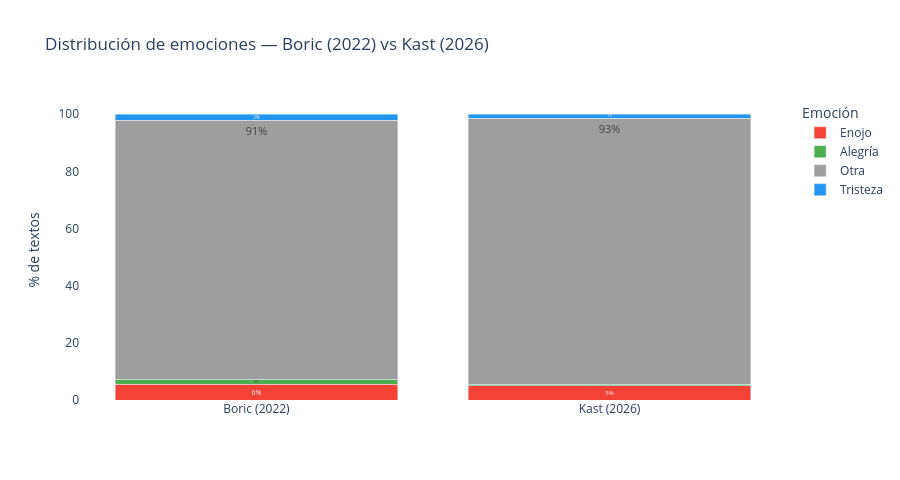

The notebook cell saved with this chart:
### Code cell
# --- Gráfico: Distribución de emociones por período (barras apiladas %) ---
EMO_LABEL_MAP = {
    'joy': 'Alegría', 'anger': 'Enojo', 'fear': 'Miedo',
    'sadness': 'Tristeza', 'disgust': 'Asco', 'surprise': 'Sorpresa', 'others': 'Otra',
}
EMO_COLORS = {
    'Alegría': '#4caf50', 'Enojo': '#f44336', 'Miedo': '#9c27b0',
    'Tristeza': '#2196f3', 'Asco': '#795548', 'Sorpresa': '#ff9800', 'Otra': '#9e9e9e',
}

pivot_emo = (
    df.groupby(['Periodo', 'emo_label'])
    .size()
    .unstack(fill_value=0)
    .reindex(index=[GROUP_LABELS[g] for g in GROUPS])
)
pivot_emo_pct = pivot_emo.div(pivot_emo.sum(axis=1), axis=0).mul(100).round(1).reset_index()
pivot_emo_long = pivot_emo_pct.melt(id_vars='Periodo', var_name='Emoción', value_name='Porcentaje')
pivot_emo_long['Emoción'] = pivot_emo_long['Emoción'].map(EMO_LABEL_MAP).fillna(pivot_emo_long['Emoción'])

fig_emo1 = px.bar(
    pivot_emo_long,
    x='Periodo', y='Porcentaje', color='Emoción',
    barmode='stack',
    color_discrete_map=EMO_COLORS,
    text='Porcentaje',
    title='Distribución de emociones — Boric (2022) vs Kast (2026)',
)
fig_emo1.update_traces(texttemplate='%{text:.0f}%', textposition='inside', textfont_size=11)
fig_emo1.update_layout(
    xaxis_title='', yaxis_title='% de textos',
    yaxis_range=[0, 105],
    plot_bgcolor='white',
    height=480,
)
fig_emo1.write_image('emociones_gobierno.png', scale=2)
fig_emo1.show()

### Figure 1 — Plotly figure (JSON) as saved in the notebook; plotly's stock layout.template omitted (floating-point values rounded to 4 significant figures)
{"data": [{"hovertemplate": "Emoción=Enojo<br>Periodo=%{x}<br>Porcentaje=%{text}<extra></extra>", "legendgroup": "Enojo", "marker": {"color": "#f44336", "pattern": {"shape": ""}}, "name": "Enojo", "orientation": "v", "showlegend": true, "text": [5.5, 5.0], "textfont": {"size": 11}, "textposition": "inside", "texttemplate": "%{text:.0f}%", "type": "bar", "x": ["Boric (2022)", "Kast (2026)"], "xaxis": "x", "y": [5.5, 5.0], "yaxis": "y"}, {"hovertemplate": "Emoción=Alegría<br>Periodo=%{x}<br>Porcentaje=%{text}<extra></extra>", "legendgroup": "Alegría", "marker": {"color": "#4caf50", "pattern": {"shape": ""}}, "name": "Alegría", "orientation": "v", "showlegend": true, "text": [1.8, 0.6], "textfont": {"size": 11}, "textposition": "inside", "texttemplate": "%{text:.0f}%", "type": "bar", "x": ["Boric (2022)", "Kast (2026)"], "xaxis": "x", "y": [1.8, 0.6], "yaxis": "y"}, {"hovertemplate": "Emoción=Otra<br>Periodo=%{x}<br>Porcentaje=%{text}<extra></extra>", "legendgroup": "Otra", "marker": {"color": "#9e9e9e", "pattern": {"shape": ""}}, "name": "Otra", "orientation": "v", "showlegend": true, "text": [90.6, 93.0], "textfont": {"size": 11}, "textposition": "inside", "texttemplate": "%{text:.0f}%", "type": "bar", "x": ["Boric (2022)", "Kast (2026)"], "xaxis": "x", "y": [90.6, 93.0], "yaxis": "y"}, {"hovertemplate": "Emoción=Tristeza<br>Periodo=%{x}<br>Porcentaje=%{text}<extra></extra>", "legendgroup": "Tristeza", "marker": {"color": "#2196f3", "pattern": {"shape": ""}}, "name": "Tristeza", "orientation": "v", "showlegend": true, "text": [2.1, 1.4], "textfont": {"size": 11}, "textposition": "inside", "texttemplate": "%{text:.0f}%", "type": "bar", "x": ["Boric (2022)", "Kast (2026)"], "xaxis": "x", "y": [2.1, 1.4], "yaxis": "y"}], "layout": {"barmode": "stack", "height": 480, "legend": {"title": {"text": "Emoción"}, "tracegroupgap": 0}, "plot_bgcolor": "white", "title": {"text": "Distribución de emociones — Boric (2022) vs Kast (2026)"}, "xaxis": {"anchor": "y", "domain": [0, 1], "title": {"text": ""}}, "yaxis": {"anchor": "x", "domain": [0, 1], "range": [0, 105], "title": {"text": "% de textos"}}}}
